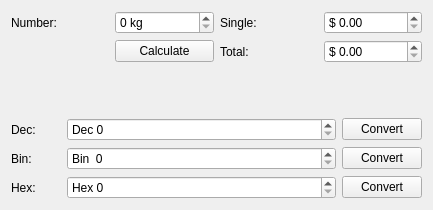
<?xml version="1.0" encoding="UTF-8"?>
<ui version="4.0">
 <class>Widget</class>
 <widget class="QWidget" name="Widget">
  <property name="geometry">
   <rect>
    <x>0</x>
    <y>0</y>
    <width>433</width>
    <height>210</height>
   </rect>
  </property>
  <property name="windowTitle">
   <string>Widget</string>
  </property>
  <layout class="QVBoxLayout" name="verticalLayout_2">
   <item>
    <layout class="QGridLayout" name="gridLayout">
     <item row="0" column="0">
      <widget class="QLabel" name="label">
       <property name="text">
        <string>Number:</string>
       </property>
      </widget>
     </item>
     <item row="0" column="1" rowspan="2">
      <layout class="QVBoxLayout" name="verticalLayout">
       <item>
        <widget class="QSpinBox" name="spinNum">
         <property name="suffix">
          <string> kg</string>
         </property>
        </widget>
       </item>
       <item>
        <widget class="QPushButton" name="btnCal">
         <property name="text">
          <string>Calculate</string>
         </property>
        </widget>
       </item>
      </layout>
     </item>
     <item row="0" column="2">
      <widget class="QLabel" name="label_2">
       <property name="text">
        <string>Single:</string>
       </property>
      </widget>
     </item>
     <item row="0" column="3">
      <widget class="QDoubleSpinBox" name="doubleSpinSingle">
       <property name="prefix">
        <string>$ </string>
       </property>
       <property name="singleStep">
        <double>0.100000000000000</double>
       </property>
      </widget>
     </item>
     <item row="1" column="2">
      <widget class="QLabel" name="label_3">
       <property name="text">
        <string>Total:</string>
       </property>
      </widget>
     </item>
     <item row="1" column="3">
      <widget class="QDoubleSpinBox" name="doubleSpinTotal">
       <property name="prefix">
        <string>$ </string>
       </property>
       <property name="singleStep">
        <double>0.100000000000000</double>
       </property>
      </widget>
     </item>
    </layout>
   </item>
   <item>
    <spacer name="verticalSpacer">
     <property name="orientation">
      <enum>Qt::Vertical</enum>
     </property>
     <property name="sizeHint" stdset="0">
      <size>
       <width>20</width>
       <height>24</height>
      </size>
     </property>
    </spacer>
   </item>
   <item>
    <layout class="QGridLayout" name="gridLayout_2">
     <item row="0" column="0">
      <widget class="QLabel" name="label_4">
       <property name="maximumSize">
        <size>
         <width>50</width>
         <height>16777215</height>
        </size>
       </property>
       <property name="text">
        <string>Dec:</string>
       </property>
      </widget>
     </item>
     <item row="0" column="1">
      <widget class="QSpinBox" name="spinDec">
       <property name="prefix">
        <string>Dec </string>
       </property>
       <property name="maximum">
        <number>100000</number>
       </property>
      </widget>
     </item>
     <item row="0" column="2">
      <widget class="QPushButton" name="btnDec">
       <property name="maximumSize">
        <size>
         <width>80</width>
         <height>16777215</height>
        </size>
       </property>
       <property name="text">
        <string>Convert</string>
       </property>
      </widget>
     </item>
     <item row="1" column="0">
      <widget class="QLabel" name="label_5">
       <property name="maximumSize">
        <size>
         <width>50</width>
         <height>16777215</height>
        </size>
       </property>
       <property name="text">
        <string>Bin:</string>
       </property>
      </widget>
     </item>
     <item row="1" column="1">
      <widget class="QSpinBox" name="spinBin">
       <property name="prefix">
        <string>Bin  </string>
       </property>
       <property name="maximum">
        <number>100000</number>
       </property>
       <property name="displayIntegerBase">
        <number>2</number>
       </property>
      </widget>
     </item>
     <item row="1" column="2">
      <widget class="QPushButton" name="btnBin">
       <property name="maximumSize">
        <size>
         <width>80</width>
         <height>16777215</height>
        </size>
       </property>
       <property name="text">
        <string>Convert</string>
       </property>
      </widget>
     </item>
     <item row="2" column="0">
      <widget class="QLabel" name="label_6">
       <property name="maximumSize">
        <size>
         <width>50</width>
         <height>16777215</height>
        </size>
       </property>
       <property name="text">
        <string>Hex:</string>
       </property>
      </widget>
     </item>
     <item row="2" column="1">
      <widget class="QSpinBox" name="spinHex">
       <property name="prefix">
        <string>Hex </string>
       </property>
       <property name="maximum">
        <number>100000</number>
       </property>
       <property name="displayIntegerBase">
        <number>16</number>
       </property>
      </widget>
     </item>
     <item row="2" column="2">
      <widget class="QPushButton" name="btnHex">
       <property name="maximumSize">
        <size>
         <width>80</width>
         <height>16777215</height>
        </size>
       </property>
       <property name="text">
        <string>Convert</string>
       </property>
      </widget>
     </item>
    </layout>
   </item>
  </layout>
 </widget>
 <layoutdefault spacing="6" margin="11"/>
 <resources/>
 <connections/>
</ui>
